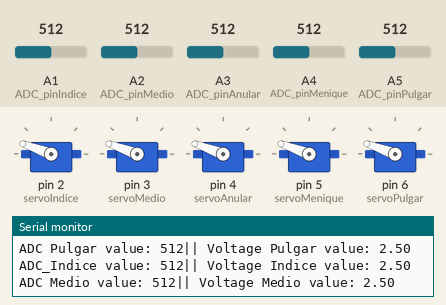
A sketch run on a simulated Arduino Uno, built with avr-gcc and run on an emulated ATmega328P. Shown: 5 × servo, the last lines printed to the serial monitor. Inputs (shaded band) come from the test bench; at power-on: A1 (ADC_pinIndice) = 512, A2 (ADC_pinMedio) = 512, A3 (ADC_pinAnular) = 512, A4 (ADC_pinMenique) = 512, A5 (ADC_pinPulgar) = 512.

Above: at 1.5 s.
1.6 s: A1 (ADC_pinIndice) set to 883
5.1 s: A1 (ADC_pinIndice) set to 905
At 6.7 s:
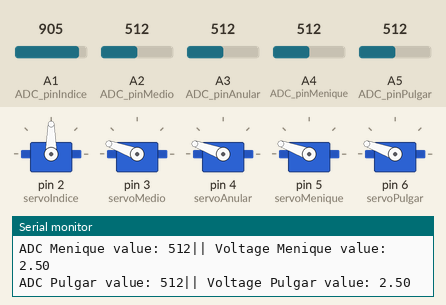
7.3 s: A2 (ADC_pinMedio) set to 875
10.8 s: A2 (ADC_pinMedio) set to 907
At 12.6 s:
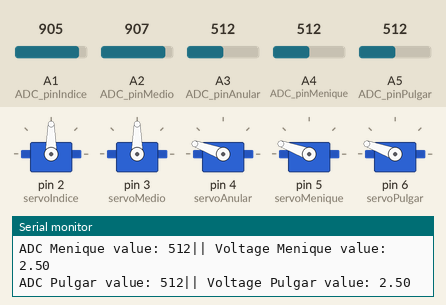
12.9 s: A3 (ADC_pinAnular) set to 881
16.4 s: A3 (ADC_pinAnular) set to 906
At 18.4 s:
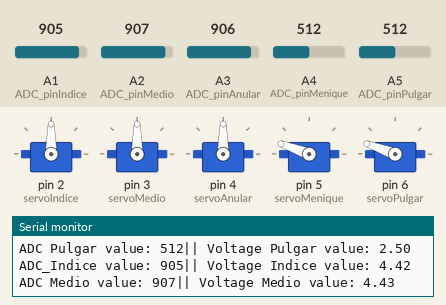
Timing chart, 0 to 19.6 s (numbered marks = the images above; inputs shaded):
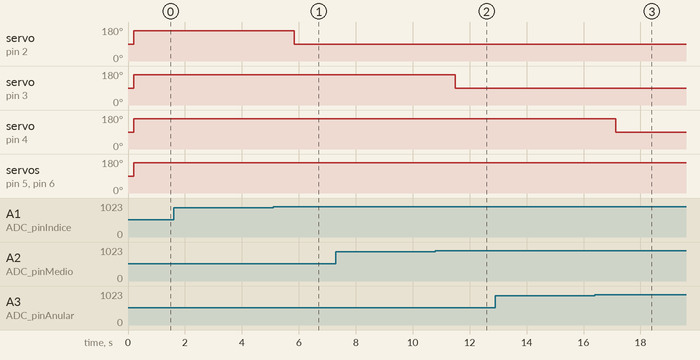

Measured:
- the behaviour switches between 889 and 890 on A1 (ADC_pinIndice) (found by bisection; images 0 and 1)
- the behaviour switches between 889 and 890 on A2 (ADC_pinMedio) (found by bisection; images 1 and 2)
- the behaviour switches between 889 and 890 on A3 (ADC_pinAnular) (found by bisection; images 2 and 3)
- after the input at 5.1 s, servo on pin 2 (servoIndice): 160° → 90° after 0.75 s
- after the input at 10.8 s, servo on pin 3 (servoMedio): 160° → 90° after 0.69 s
- after the input at 16.4 s, servo on pin 4 (servoAnular): 160° → 90° after 0.73 s

The sketch:

ManoRobot.ino
```cpp
#include <Servo.h>  // Arduino servo library

Servo servoIndice;  // servomotor motor dedo indice
Servo servoMedio;
Servo servoAnular;
Servo servoMenique;
Servo servoPulgar;

const int ADC_pinIndice = A1;
const int ADC_pinMedio = A2;
const int ADC_pinAnular = A3;
const int ADC_pinMenique = A4;
const int ADC_pinPulgar = A5;

const float VCC = 5;
const float fixed_resistor = 470000.0;

void setup() {
  Serial.begin(9600);
  pinMode(ADC_pinIndice, INPUT);
  pinMode(ADC_pinMedio, INPUT);
  pinMode(ADC_pinAnular, INPUT);
  pinMode(ADC_pinMenique, INPUT);
  pinMode(ADC_pinPulgar, INPUT);

  servoIndice.attach(2);
  servoMedio.attach(3);
  servoAnular.attach(4);
  servoMenique.attach(5);
  servoPulgar.attach(6);
}

void loop() {
  int flex_ADC_Indice = analogRead(ADC_pinIndice);
  int flex_ADC_Medio = analogRead(ADC_pinMedio);
  int flex_ADC_Anular = analogRead(ADC_pinAnular);
  int flex_ADC_Menique = analogRead(ADC_pinMenique);
  int flex_ADC_Pulgar = analogRead(ADC_pinPulgar);

  // float flex_resistance = (fixed_resistor * (VCC / flex_voltage - 1.0))/1000;
  float flex_voltage_Indice = flex_ADC_Indice * VCC / 1023.0;
  float flex_voltage_Medio = flex_ADC_Medio * VCC / 1023.0;
  float flex_voltage_Anular = flex_ADC_Anular * VCC / 1023.0;
  float flex_voltage_Menique = flex_ADC_Menique * VCC / 1023.0;
  float flex_voltage_Pulgar = flex_ADC_Pulgar * VCC / 1023.0;

  Serial.print("ADC_Indice value: ");
  Serial.print(flex_ADC_Indice);
  Serial.print("|| Voltage Indice value: ");
  Serial.println(flex_voltage_Indice);
  // Serial.println("Resistance value: " + String(flex_resistance) + " kilo-ohm");
  Serial.print("ADC Medio value: ");
  Serial.print(flex_ADC_Medio);
  Serial.print("|| Voltage Medio value: ");
  Serial.println(flex_voltage_Medio);

  Serial.print("ADC Anular value: ");
  Serial.print(flex_ADC_Medio);
  Serial.print("|| Voltage Anular value: ");
  Serial.println(flex_voltage_Anular);

  Serial.print("ADC Menique value: ");
  Serial.print(flex_ADC_Menique);
  Serial.print("|| Voltage Menique value: ");
  Serial.println(flex_voltage_Menique);

  Serial.print("ADC Pulgar value: ");
  Serial.print(flex_ADC_Pulgar);
  Serial.print("|| Voltage Pulgar value: ");
  Serial.println(flex_voltage_Pulgar);

  if (flex_ADC_Indice > 910) {
    servoIndice.write(0);
  }
  else if (flex_ADC_Indice >= 890 && flex_ADC_Indice <= 910) {
    servoIndice.write(90);
  }
  else if (flex_ADC_Indice < 890) {
    servoIndice.write(160);
  }

  if (flex_ADC_Medio > 910) {
    servoMedio.write(0);
  }
  else if (flex_ADC_Medio >= 890 && flex_ADC_Medio <= 910) {
    servoMedio.write(90);
  }
  else if (flex_ADC_Medio < 890) {
    servoMedio.write(160);
  }

  if (flex_ADC_Anular > 910) {
    servoAnular.write(0);
  }
  else if (flex_ADC_Anular >= 890 && flex_ADC_Anular <= 910) {
    servoAnular.write(90);
  }
  else if (flex_ADC_Anular < 890) {
    servoAnular.write(160);
  }

  if (flex_ADC_Menique > 910) {
    servoMenique.write(0);
  }
  else if (flex_ADC_Menique >= 890 && flex_ADC_Menique <= 910) {
    servoMenique.write(90);
  }
  else if (flex_ADC_Menique < 890) {
    servoMenique.write(160);
  }

  if (flex_ADC_Pulgar > 910) {
    servoPulgar.write(0);
  }
  else if (flex_ADC_Pulgar >= 890 && flex_ADC_Pulgar <= 910) {
    servoPulgar.write(90);
  }
  else if (flex_ADC_Pulgar < 890) {
    servoPulgar.write(160);
  }

  Serial.println();
  delay(500);

}
```
